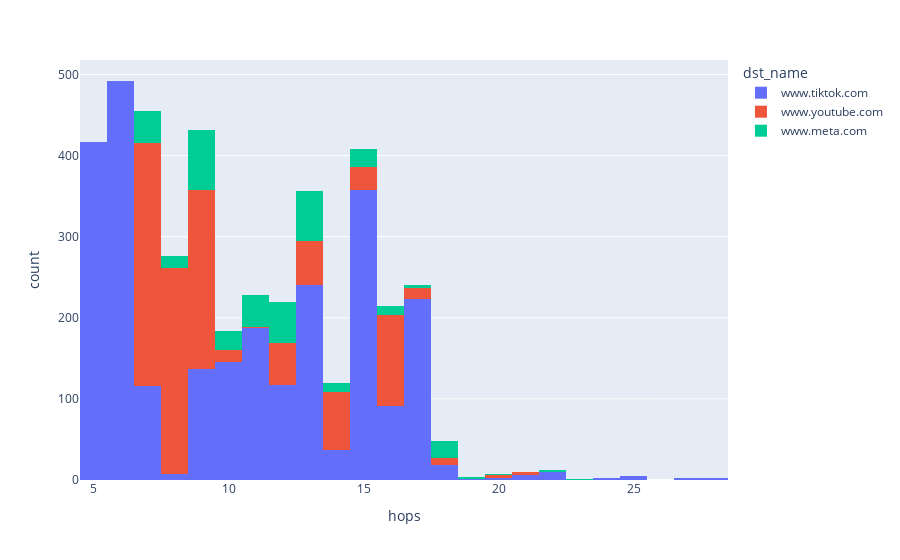

Notebook cell for this chart:
### Code cell
fig = px.histogram(df2, x='hops',color='dst_name')
fig.show()

### Figure 1 — Plotly figure (JSON) as saved in the notebook; plotly's stock layout.template omitted (floating-point values rounded to 4 significant figures; data arrays with more than 128 entries replaced by an {"elided": "..."} marker saying what was removed)
{"data": [{"bingroup": "x", "hovertemplate": "dst_name=www.tiktok.com<br>hops=%{x}<br>count=%{y}<extra></extra>", "legendgroup": "www.tiktok.com", "marker": {"color": "#636efa", "pattern": {"shape": ""}}, "name": "www.tiktok.com", "orientation": "v", "showlegend": true, "type": "histogram", "x": {"elided": "2618 int values"}, "xaxis": "x", "yaxis": "y"}, {"bingroup": "x", "hovertemplate": "dst_name=www.youtube.com<br>hops=%{x}<br>count=%{y}<extra></extra>", "legendgroup": "www.youtube.com", "marker": {"color": "#EF553B", "pattern": {"shape": ""}}, "name": "www.youtube.com", "orientation": "v", "showlegend": true, "type": "histogram", "x": {"elided": "1138 int values"}, "xaxis": "x", "yaxis": "y"}, {"bingroup": "x", "hovertemplate": "dst_name=www.meta.com<br>hops=%{x}<br>count=%{y}<extra></extra>", "legendgroup": "www.meta.com", "marker": {"color": "#00cc96", "pattern": {"shape": ""}}, "name": "www.meta.com", "orientation": "v", "showlegend": true, "type": "histogram", "x": {"elided": "379 int values"}, "xaxis": "x", "yaxis": "y"}], "layout": {"barmode": "relative", "legend": {"title": {"text": "dst_name"}, "tracegroupgap": 0}, "margin": {"t": 60}, "xaxis": {"anchor": "y", "domain": [0, 1], "title": {"text": "hops"}}, "yaxis": {"anchor": "x", "domain": [0, 1], "title": {"text": "count"}}}}
